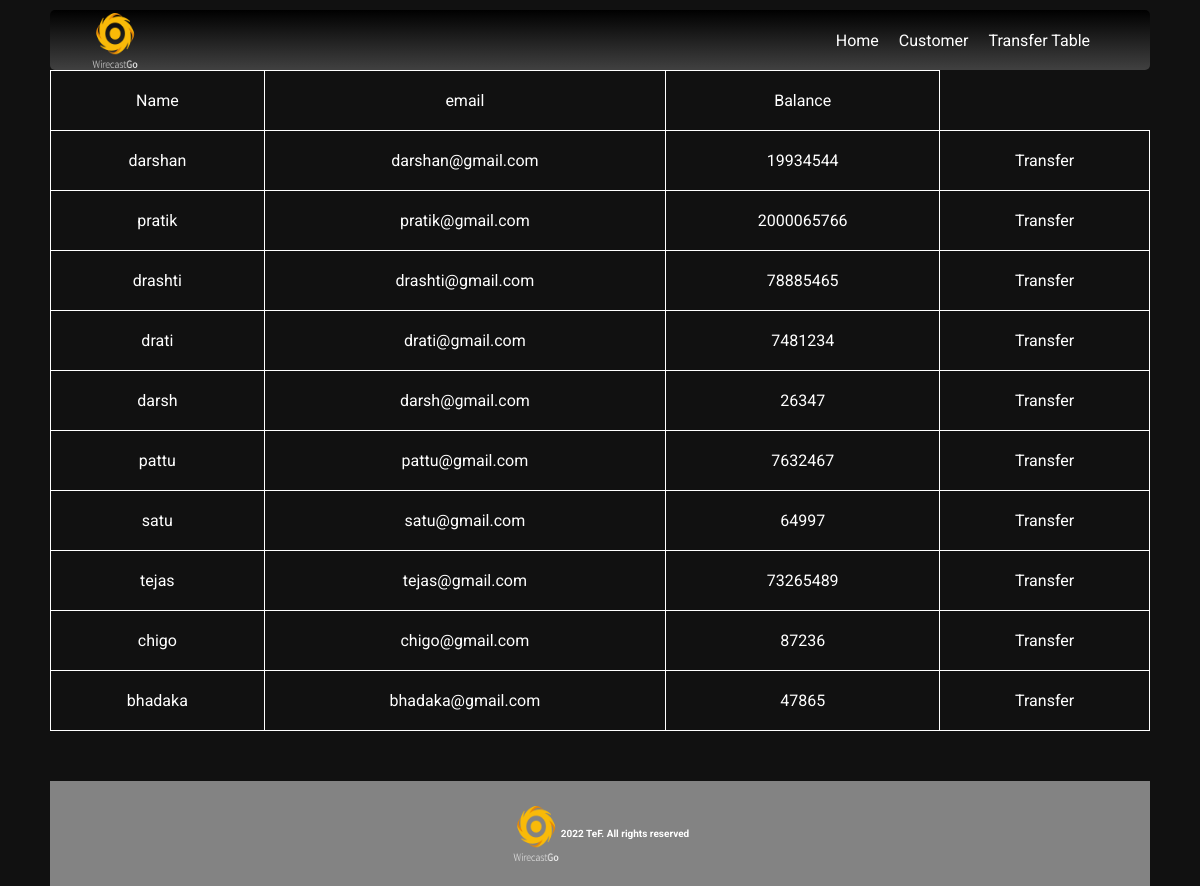
/customer.php, run on the app's committed database.
### tables this page shows
CREATE TABLE `customer` (
  `id` int(100) NOT NULL,
  `name` varchar(100) NOT NULL,
  `email` varchar(100) NOT NULL,
  `balance` int(11) NOT NULL
);

### customer.php (the view, shortened to what this page needs)
<!DOCTYPE html>
<html lang="en">
<head>
    <link rel="stylesheet" href="customer.css">
</head>
<body>
<?php include "nav.php"
?>
    <table>
        <tr>
            <td>
                Name
            </td>
            <td>
                email
            </td>
            <td>
                Balance
            </td>
        </tr>
        <?php $conn = mysqli_connect("localhost", "root", "","banking");
        $query = "select * from customer";
        $result = mysqli_query($conn,$query);
        while ($row = mysqli_fetch_assoc($result)){
            echo "
             <tr>
            <td>
               {$row['name']}
            </td>
            <td>
                {$row['email']}
            </td>
            <td>
                {$row['balance']}
            </td>
            <td>
            <a href='transfer.php?id={$row["id"]}'>Transfer</a>
</td>
        </tr>"
            ?>
        <?php } ?>
    </table>
    <?php include "footer.php"?>
</body>
</html>

### nav.php
<?php
echo '<link rel="stylesheet" href="head.css">';
echo '
<nav>
        <div class="left">
            <div class="logo">
             <img src="logo.png" alt="">
            </div>
        </div>
        <div class="right">
            <a href="index.php">home</a>
            <a href="customer.php">Customer</a>
            <a href="transfertable.php">Transfer Table</a>
        </div>
    </nav>
';

### footer.php
<?php
echo '  <link rel="stylesheet" href="footer.css"> ';
echo '  <footer>
<div class="logo">
<img src="logo.png" alt="">
</div>
<h1>2022 TeF. All rights reserved</h1>
</footer>';
?>

### customer.css (style rules this page uses)
table { width: 100%; color: #fff; border-collapse: collapse; }
td { border: 1px solid #fff; padding: 20px; }

### head.css (style rules this page uses)
* { padding: 0px; margin: 0px; box-sizing: border-box; font-family: 'Roboto', sans-serif; }
body { margin: 0px 50px; margin-top: 10px; background:#111; text-align: center; }
a { text-decoration: none; color: #fff; }
nav { display: flex; justify-content: space-between; align-items: center; width: 100%; height: 60px; padding: 10px 40px; border-radius: 5px; background: linear-gradient(rgb(0, 0, 0),rgba(255, 255, 255, 0.2)); }
.logo { width: 50px; height: 55px; }
img { width: 100%; height: 100%; }
.right { display: flex; justify-content: center; align-items: center; }
.right a { margin-right: 20px; text-transform: capitalize; }

### footer.css (style rules this page uses)
footer { background-color: #838383; display: flex; justify-content: center; align-items: center; color:#fff; padding: 25px 0px; margin-top:50px; width: 100%; }
h1 { font-size: 10px; color: #fff; }

### data on the page
customer: name "darshan", email "darshan@gmail.com", balance "19934544"
customer: name "pratik", email "pratik@gmail.com", balance "2000065766"
customer: name "drashti", email "drashti@gmail.com", balance "78885465"
customer: name "drati", email "drati@gmail.com", balance "7481234"
customer: name "darsh", email "darsh@gmail.com", balance "26347"
customer: name "pattu", email "pattu@gmail.com", balance "7632467"
customer: name "satu", email "satu@gmail.com", balance "64997"
customer: name "tejas", email "tejas@gmail.com", balance "73265489"
customer: name "chigo", email "chigo@gmail.com", balance "87236"
customer: name "bhadaka", email "bhadaka@gmail.com", balance "47865"
